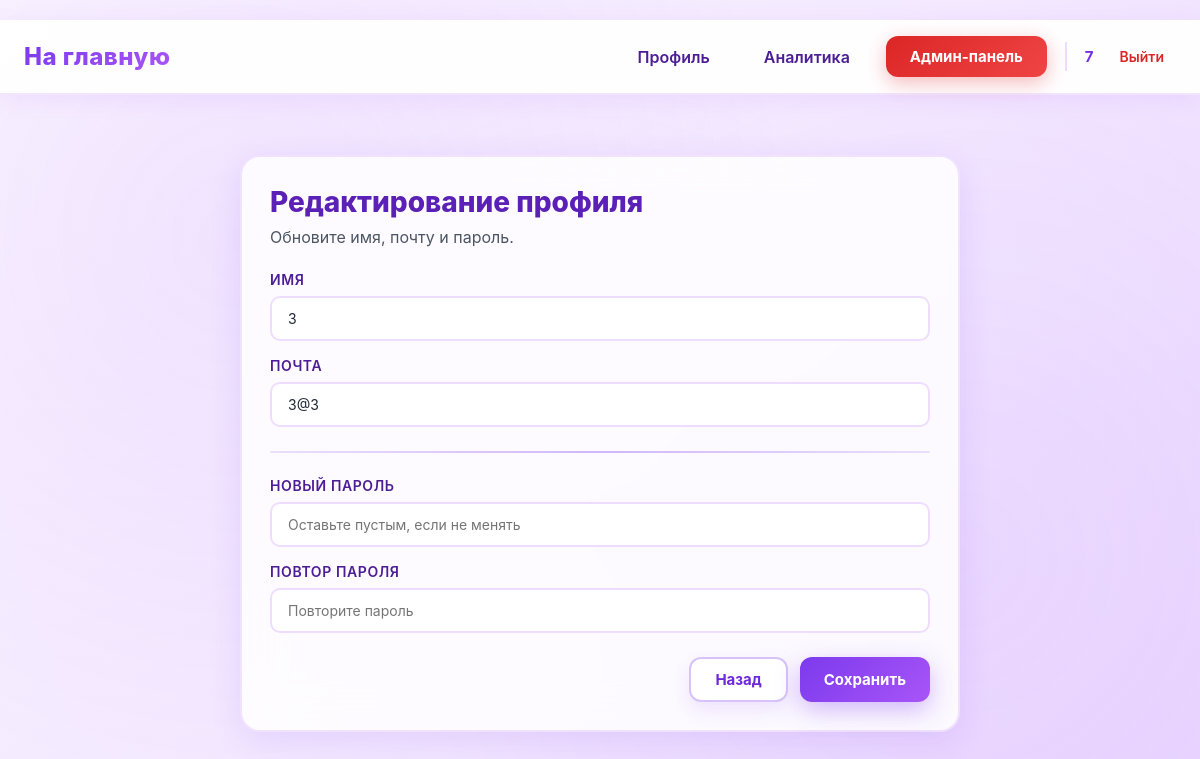
The app's page /edit/profile/3 (signed in) with its own data.
### data/users.py (models this page shows, shortened)
class User(SqlAlchemyBase, UserMixin):
    __tablename__ = 'users'
    id = sqlalchemy.Column(sqlalchemy.Integer,
                           primary_key=True, autoincrement=True)
    name = sqlalchemy.Column(sqlalchemy.String, nullable=True)
    email = sqlalchemy.Column(sqlalchemy.String,
                              index=True, unique=True, nullable=True)
    hashed_password = sqlalchemy.Column(sqlalchemy.String, nullable=True)
    elo_rating = sqlalchemy.Column(sqlalchemy.Float, default=1000)
    admin = sqlalchemy.Column(sqlalchemy.Boolean, default=0)
    ban = sqlalchemy.Column(sqlalchemy.Boolean, default=0)
    created_date = sqlalchemy.Column(sqlalchemy.DateTime,
                                     default=datetime.datetime.now)
    submissions = orm.relationship("Submissions", back_populates="user")

### main.py (the view, shortened to what this page needs)
@app.route('/edit/profile', methods=['GET', 'POST'])
@app.route('/edit/profile/<int:user_id>', methods=['GET', 'POST'])
@login_required
@user_ban
def edit_profile(user_id=None):
    subject = session.get('subject')
    db_sess = db_session.create_session()
    if user_id is None:
        user = current_user
    else:
        user = db_sess.get(User, user_id)
        if not user:
            abort(404)
        if user.id != current_user.id and not current_user.admin:
            abort(403)
    message = None
    return render_template(
        'edit_profile.html',
        user=user,
        subject=subject,
        message=message
    )

### data/db_session.py (called while the page is built)
def create_session() -> Session:
    global __factory
    return __factory()

### main.py (called while the page is built)
@login_manager.user_loader
def load_user(user_id):
    db_sess = db_session.create_session()
    return db_sess.get(User, user_id)

def user_ban(func):
    @wraps(func)
    def wrapper(*args, **kwargs):
        if current_user.ban:
            abort(403)
        return func(*args, **kwargs)
    return wrapper

### templates/edit_profile.html (shortened to what this page needs)
{% extends "base.html" %}
{% block styles %}
<link rel="stylesheet" href="{{ url_for('static', filename='edit_profile.css') }}">
{% endblock %}
{% block content %}
<section class="edit-profile">
    <div class="card">
        <div class="card-header">
            <h1>Редактирование профиля</h1>
            <p>Обновите имя, почту и пароль.</p>
        </div>
        <form class="form" method="post">
            <label class="field">
                <span>Имя</span>
                <input type="text" name="name" value="{{ user.name or '' }}" required>
            </label>
            <label class="field">
                <span>Почта</span>
                <input type="email" name="email" value="{{ user.email or '' }}" required>
            </label>
            <div class="divider"></div>
            <label class="field">
                <span>Новый пароль</span>
                <input type="password" name="password" placeholder="Оставьте пустым, если не менять">
            </label>
            <label class="field">
                <span>Повтор пароля</span>
                <input type="password" name="password_confirm" placeholder="Повторите пароль">
            </label>
            <div class="actions">
                <a class="btn btn-secondary" href="/profile/{{ user.id }}">Назад</a>
                <button class="btn btn-primary" type="submit">Сохранить</button>
            </div>
        </form>
    </div>
</section>
{% endblock %}

### templates/base.html (shortened to what this page needs)
﻿<!doctype html>
<html lang="ru">
<head>
    <link rel="stylesheet" href="{{ url_for('static', filename='base.css') }}">
    {% block styles %}{% endblock %}
</head>
<body>
<header class="site-header">
    <nav class="navbar">
        <div class="nav-left">
            {% if session.get('subject') and session.get('subject') != 'subject' %}
            <a class="logo" href="/{{ session.get('subject') }}/">На главную</a>
            {% else %}
            <a class="logo" href="/">На главную</a>
            {% endif %}
        </div>
        <div class="nav-right">
            {% if current_user.is_authenticated %}
                <a class="nav-link" href="/profile">Профиль</a>
                <a class="nav-link" href="/analytics">Аналитика</a>
                {% if current_user.admin %}
                    <a class="btn btn-admin" href="/admin">Админ-панель</a>
                {% endif %}
                <div class="user-menu">
                    <span class="username">{{ current_user.name }}</span>
                    <a class="logout" href="/logout">Выйти</a>
                </div>
            {% else %}
                <a class="btn btn-outline" href="/login">Войти</a>
                <a class="btn btn-primary" href="/register">Регистрация</a>
            {% endif %}
        </div>
    </nav>
</header>
<main class="page-content">
    {% block content %}{% endblock %}
</main>
</body>
</html>

### static/base.css (style rules this page uses)
* { box-sizing: border-box; margin: 0; padding: 0; font-family: "Inter", "Segoe UI", Arial, sans-serif; }
body { background: linear-gradient(135deg, #faf5ff 0%, #f3e8ff 50%, #e9d5ff 100%); background-attachment: fixed; color: #1f2937; min-height: 100vh; position: relative; }
body::before { content: ''; position: fixed; top: 0; left: 0; right: 0; bottom: 0; background: radial-gradient(circle at 20% 30%, rgba(168, 85, 247, 0.08) 0%, transparent 50%), radial-gradient(circle at 80% 70%, rgba(192, 132, 252, 0.08) 0%, transparent 50%), radial-gradient(circle at 50% 50%, rgba(233, 213, 255, 0.1) 0%, transparent 50%); pointer-events: none; z-index: 0; }
.site-header { background: rgba(255, 255, 255, 0.95); backdrop-filter: blur(20px); border-bottom: 2px solid rgba(168, 85, 247, 0.15); box-shadow: 0 4px 20px rgba(168, 85, 247, 0.1); position: relative; z-index: 100; }
.navbar { max-width: 1200px; margin: 0 auto; padding: 16px 24px; display: flex; align-items: center; justify-content: space-between; }
.logo { font-size: 24px; font-weight: 800; text-decoration: none; background: linear-gradient(135deg, #7c3aed, #a855f7); -webkit-background-clip: text; -webkit-text-fill-color: transparent; background-clip: text; letter-spacing: 0.5px; transition: all 0.3s ease; position: relative; }
.logo::after { content: ''; position: absolute; bottom: -4px; left: 0; width: 0; height: 3px; background: linear-gradient(90deg, #7c3aed, #a855f7); border-radius: 2px; transition: width 0.3s ease; }
.nav-left, .nav-right { display: flex; align-items: center; gap: 18px; position: relative; z-index: 10; }
.nav-link { text-decoration: none; color: #4c1d95; font-weight: 600; padding: 10px 18px; border-radius: 12px; transition: all 0.3s ease; position: relative; background: transparent; }
.btn-admin { background: linear-gradient(135deg, #dc2626, #ef4444); color: #ffffff !important; box-shadow: 0 6px 20px rgba(220, 38, 38, 0.3); position: relative; overflow: hidden; font-weight: 700; padding: 10px 20px; border-radius: 12px; text-decoration: none; transition: all 0.3s ease; }
.btn-admin::before { content: ''; position: absolute; top: 50%; left: 50%; width: 0; height: 0; border-radius: 50%; background: rgba(255, 255, 255, 0.2); transform: translate(-50%, -50%); transition: width 0.6s ease, height 0.6s ease; }
.user-menu { display: flex; align-items: center; gap: 14px; padding-left: 18px; border-left: 2px solid rgba(168, 85, 247, 0.2); }
.username { font-size: 15px; font-weight: 700; color: #5b21b6; background: linear-gradient(135deg, #6d28d9, #7c3aed); -webkit-background-clip: text; -webkit-text-fill-color: transparent; background-clip: text; }
.logout { text-decoration: none; font-size: 14px; color: #dc2626; font-weight: 600; padding: 6px 12px; border-radius: 8px; transition: all 0.2s ease; }
.btn { text-decoration: none; font-size: 15px; padding: 11px 24px; border-radius: 12px; font-weight: 700; transition: all 0.3s cubic-bezier(0.4, 0, 0.2, 1); position: relative; overflow: hidden; z-index: 1; display: inline-block; }
.btn::before { content: ''; position: absolute; top: 50%; left: 50%; width: 0; height: 0; border-radius: 50%; background: rgba(255, 255, 255, 0.2); transform: translate(-50%, -50%); transition: width 0.6s ease, height 0.6s ease; z-index: -1; }
.btn-primary { background: linear-gradient(135deg, #7c3aed, #a855f7); color: #ffffff; box-shadow: 0 8px 25px rgba(124, 58, 237, 0.35); border: none; }
.page-content { max-width: 1200px; margin: 40px auto; padding: 0 20px; position: relative; z-index: 10; animation: fadeIn 0.6s ease-out; }
.card { background: rgba(255, 255, 255, 0.85); backdrop-filter: blur(20px); border: 2px solid rgba(168, 85, 247, 0.15); border-radius: 20px; padding: 28px; box-shadow: 0 8px 32px rgba(124, 58, 237, 0.12); transition: all 0.3s ease; }
h1, h2, h3, h4, h5, h6 { color: #5b21b6; font-weight: 800; }
p { color: #374151; line-height: 1.6; }
a { color: #7c3aed; }
input, textarea, select { background: #ffffff; border: 2px solid rgba(168, 85, 247, 0.2); border-radius: 10px; padding: 12px 16px; color: #1f2937; font-size: 14px; transition: all 0.3s ease; }

### records on screen
User: name "7"
User: name "3", email "3@3"
